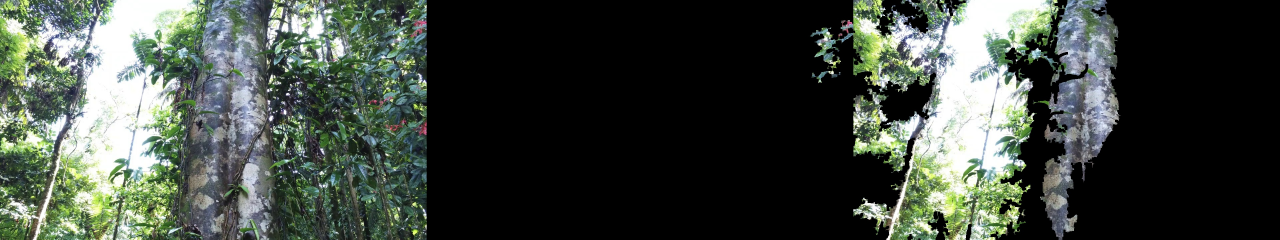
#> input picture clustered/segmented_frame_0.jpg, 3840 x 720 px (shown at 1/3 size); its folder holds only this picture in this run
$ python clustering.py clustered/segmented_frame_0.jpg
#> lines starting #> are read from the running program, lines starting #| are printed output that depends on the picture; after the words box and inside, x2 and y2 are one past the last pixel; in counts of white or black regions, pixels touching at a corner belong together; long printed decimals are rounded
import cv2
import numpy as np
import pandas as pd
from sklearn.cluster import KMeans
import matplotlib.pyplot as plt
import os
import sys


def draw_segmented_objects(image, contours, label_cnt_idx):
    mask = np.zeros_like(image[:, :, 0])
    cv2.drawContours(mask, [contours[i] for i in label_cnt_idx], -1, (255), -1)
    masked_image = cv2.bitwise_and(image, image, mask=mask)
    # masked_image = cv2.putText(masked_image, f'{bubbles_count} bubbles', (200, 1200), cv2.FONT_HERSHEY_SIMPLEX,
    #                    fontScale = 3, color = (255, 255, 255), thickness = 10, lineType = cv2.LINE_AA)
    return masked_image


def find_contours(image):
    gray = cv2.cvtColor(image, cv2.COLOR_BGR2GRAY)
    _, mask = cv2.threshold(gray, 60, 255, cv2.THRESH_BINARY)
    mask = cv2.erode(mask, np.ones((7, 7), np.uint8))

    contours, _ = cv2.findContours(mask, cv2.RETR_EXTERNAL, cv2.CHAIN_APPROX_SIMPLE)

    return contours, _


def get_filtered_contours(image, contours):
    # create list for contours that are above a certain area
    filtered_contours = []

    # create dataframe to store mean color of each contour
    df_mean_color = pd.DataFrame()

    # iterate through all contours
    for idx, contour in enumerate(contours):
        # get area of contour
        area = int(cv2.contourArea(contour))

        # if area is higher than 3000:
        # takes longer to run if "area > 3000" taken out
        if area > 3000:
            # add contour to list of filtered contours
            filtered_contours.append(contour)

            # get mean color of contour:
            masked = np.zeros_like(
                image[:, :, 0]
            )  # This mask is used to get the mean color of the specific bead (contour), for kmeans

            # draw contour on mask
            cv2.drawContours(masked, [contour], 0, 255, -1)

            # get mean color of contour
            B_mean, G_mean, R_mean, _ = cv2.mean(image, mask=masked)

            # store in df
            df = pd.DataFrame(
                {"B_mean": B_mean, "G_mean": G_mean, "R_mean": R_mean}, index=[idx]
            )

            # append temp df to main df
            df_mean_color = pd.concat([df_mean_color, df])

    return df_mean_color, filtered_contours


def cluster(df_mean_color, n_clusters=3):
    km = KMeans(n_clusters=n_clusters)
    df_mean_color["label"] = km.fit_predict(df_mean_color)
    return df_mean_color


def segment(image, df_mean_color, contours, filename, iterator):
    img = image.copy()
    for label, df_grouped in df_mean_color.groupby("label"):
        good_flag = 0
        masked_image = draw_segmented_objects(image, contours, df_grouped.index)
        img = cv2.hconcat([img, masked_image])
        # 'masked image' here are the actual clusters
        # get_edge_count(masked_image) # could add this back in as function - just wont implement as it doesnt really work

        # Convert the image to grayscale
        gray = cv2.cvtColor(img, cv2.COLOR_BGR2GRAY)

        # Apply histogram equalization to increase contrast
        equalized = cv2.equalizeHist(gray)

        # Calculate the mean pixel value of the equalized image
        mean_value = np.mean(equalized)

        # If the mean pixel value is above a certain threshold, consider the image "good"
        print(f"mean value: {mean_value}")
        if mean_value > 50:
            print("Good image detected - saving.")
            good_flag = 1

        else:
            print("Bad image detected.")

        if good_flag == 1:
            # export image
            cv2.imwrite(f"clustered/segmented_{filename}", img)

    # increase size of plot
    plt.figure(figsize=(20, 20))

    plt.imshow(cv2.cvtColor(img, cv2.COLOR_BGR2RGB))

    # increase size of image variable
    plt.figure(figsize=(20, 20))


def process_single_image(image, iterator):
    try:
        contours, _ = find_contours(image)

        # pass output to get_filtered_contours
        # function is currently only used to get df_mean_color - not doing anything with filtered contours
        df_mean_color, filtered_contours = get_filtered_contours(image, contours)

        df_mean_color = cluster(df_mean_color, n_clusters=3)

        # segmentation step
        # passing in filtered contours gives list index out of range error
        segment(image, df_mean_color, contours, filename, iterator=0)
    except:
        pass


def process_folder(folder):
    iterator = 0

    for f in os.listdir(folder):
        image_path = os.path.join(folder, f)
        image = cv2.imread(image_path, cv2.IMREAD_UNCHANGED)
        process_single_image(image, iterator=iterator)
        iterator += 1


def get_filetype(filename):
    """Determines the type of a given file
    If the file is am image, it returns the image type
    If the file is a directory, it returns dir"""

    if os.path.isdir(filename):
        return "dir"
    elif os.path.isfile(filename):
        # split filename then return after .
        print(f"filetype is: {filename[-4:]}")

        if filename[-4:] == ".mp4":
            print("filetype is mp4 - need to run sample frames on this first")
            sys.exit(1)

        return filename[-4:]
    else:
        return None


if __name__ == "__main__":
    # if no folder called results/clustered exists, create it
    if not os.path.exists("clustered/"):
        os.makedirs("clustered/")

    # take first element in argv as image path
    if len(sys.argv) != 2:
        print("Incorrect number of arguments")
        sys.exit(1)

    image_path = sys.argv[1]
    filename = os.path.basename(image_path)
    print(f"filename is: {image_path}")

    # If a file is passed as an argument, get the file type. Will help us know what to do with the file
    if image_path:
        filetype = get_filetype(image_path)
        print(f"filetype is {filetype}")

        if filetype is None:
            print("File does not exist or file of wrong type passed")
            sys.exit(1)

        # print(sys.argv[1])  # debug
        # print(filetype)  # debug

    if filetype == "dir":
        print("Processing folder")
        process_folder(image_path)

    else:
        print("Processing single image")
        image = cv2.imread(image_path, cv2.IMREAD_UNCHANGED)
#> image is the input picture: shape (720, 3840, 3); mean B, G, R 63.3, 70.9, 63.5
        process_single_image(image, iterator=0)
#> in find_contours, `_, mask = cv2.threshold(gray, 60, 255, cv2.THRESH_BINARY)`:
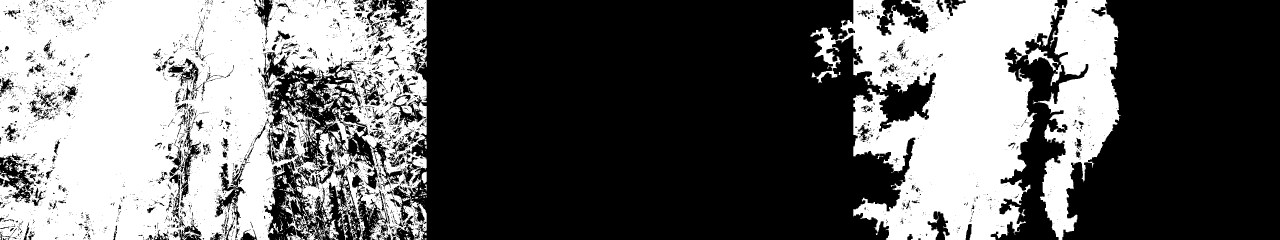
#> mask: shape (720, 3840) (shown at 1/3 size); 40.9% white; 1441 white regions (1258 under 20 px), largest, box (x1, y1, x2, y2) and area: (0, 0, 1280, 720) 696642, (2430, 0, 3362, 720) 405504, (975, 327, 1100, 452) 3732
#> in find_contours, `mask = cv2.erode(mask, np.ones((7, 7), np.uint8))`:
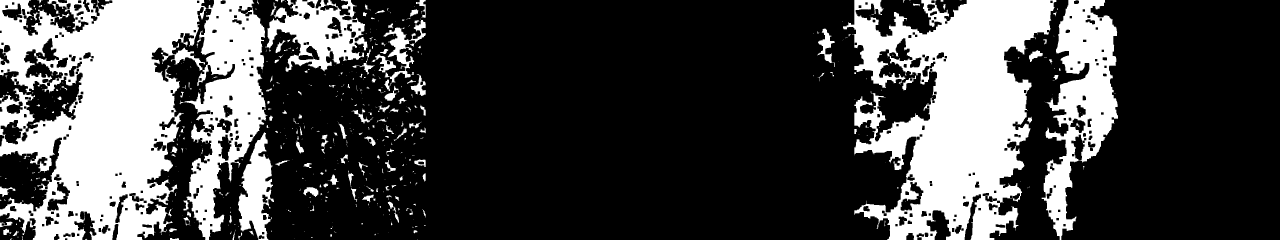
#> mask: shape (720, 3840) (shown at 1/3 size); 28.3% white; 567 white regions (370 under 20 px)
#> in find_contours, `contours, _ = cv2.findContours(mask, cv2.RETR_EXTERNAL, cv2.CHAIN_APPR..`: contours = 544 contours, 399 with area under 20; largest, box (x1, y1, x2, y2) and area: (0, 0, 802, 720) 398632, (2529, 0, 3169, 720) 263149, (3125, 0, 3354, 720) 79614, (796, 0, 1103, 215) 37348, (714, 396, 822, 720) 18884
#> the loop in get_filtered_contours, `for idx, contour in enumerate(contours):` made 544 passes
#> (area, B_mean, G_mean, R_mean, df_mean_color) on passes 247, 493, 531, 536, 538, 544: (18884, 150.9, 147.8, 140.7, table of 1 rows and 3 columns), (5683, 134.4, 147, 123.4, table of 2 rows and 3 columns), (79614, 140.1, 130.9, 122.2, table of 3 rows and 3 columns), (263149, 182, 206.8, 191.7, table of 4 rows and 3 columns), (37348, 147.7, 166.3, 147, table of 5 rows and 3 columns), (398632, 163.2, 181.1, 166.6, table of 6 rows and 3 columns)
#> area on passes 6, 12, 16, 18, 23, 24: 88, 23, 41, 44, 54, 80
#> after the loop in get_filtered_contours, `for idx, contour in enumerate(contours):`:
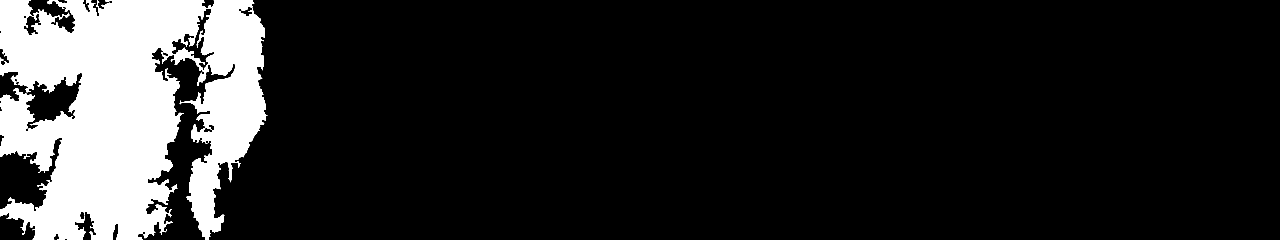
#> masked: shape (720, 3840) (shown at 1/3 size); 14.7% white; 1 white region
#> after the loop in get_filtered_contours, `for idx, contour in enumerate(contours):`: filtered_contours = 6 contours; box (x1, y1, x2, y2) and area: (0, 0, 802, 720) 398632, (2529, 0, 3169, 720) 263149, (3125, 0, 3354, 720) 79614, (796, 0, 1103, 215) 37348, (714, 396, 822, 720) 18884, (1150, 60, 1277, 250) 5684
#> in process_single_image, `df_mean_color, filtered_contours = get_filtered_contours(image, contou..`: df_mean_color = table of 6 rows and 3 columns
#> in process_single_image, `df_mean_color = cluster(df_mean_color, n_clusters=3)`: df_mean_color = table of 6 rows and 4 columns
#> the loop in segment, `for label, df_grouped in df_mean_color.groupby("label"):` made 3 passes
#> mean_value on passes 1 to 3: 38.46, 26.99, 25.66
#| mean value: 38.459
#| mean value: 26.987
#| mean value: 25.657
#> pass 1, in segment, `equalized = cv2.equalizeHist(gray)`:
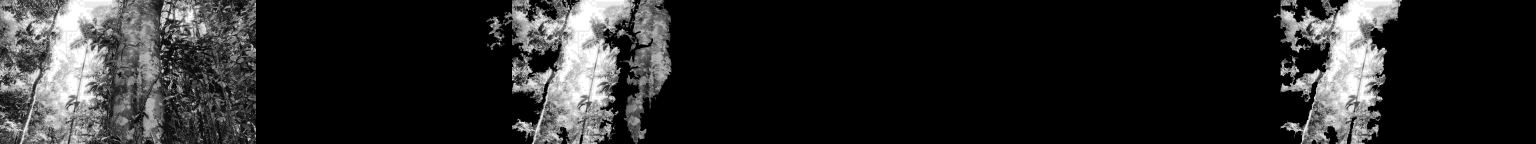
#> equalized: shape (720, 7680) (shown at 1/5 size); min 0, max 255, mean 38.5
#> after the loop in segment, `for label, df_grouped in df_mean_color.groupby("label"):`:
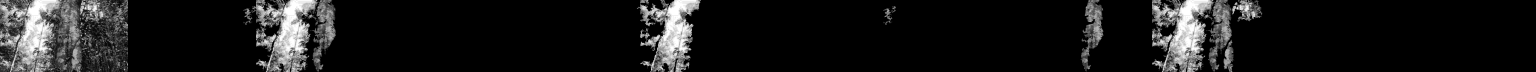
#> equalized: shape (720, 15360) (shown at 1/10 size); min 0, max 255, mean 25.7
#> after the loop in segment, `for label, df_grouped in df_mean_color.groupby("label"):`:
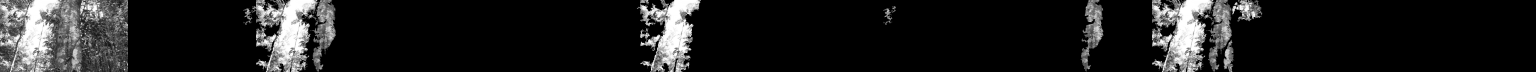
#> gray: shape (720, 15360) (shown at 1/10 size); min 0, max 255, mean 30
#> after the loop in segment, `for label, df_grouped in df_mean_color.groupby("label"):`:
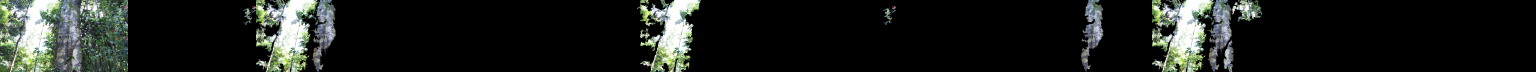
#> img: shape (720, 15360, 3) (shown at 1/10 size); mean B, G, R 28.1, 31.2, 28.3
